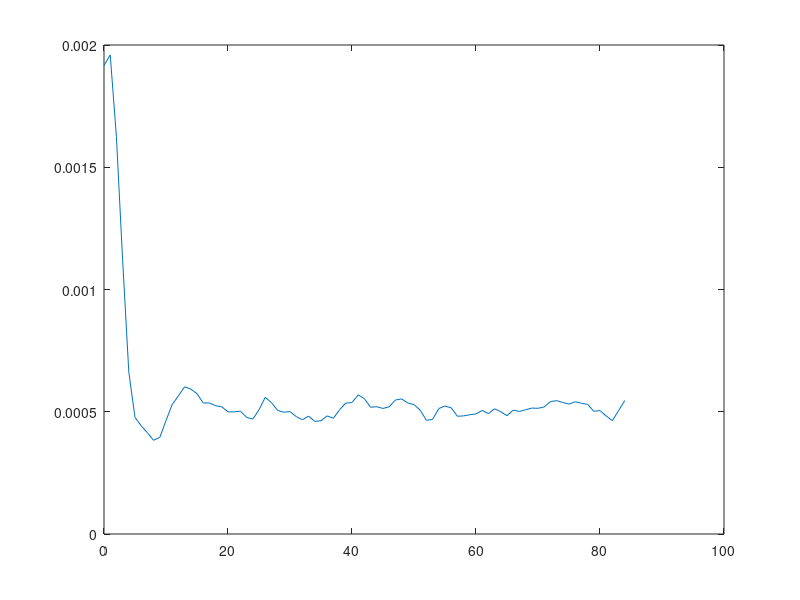
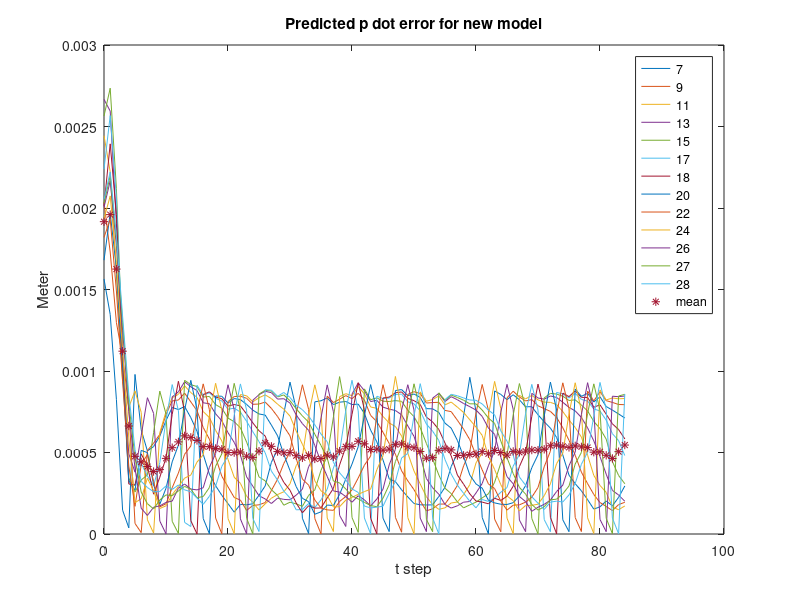
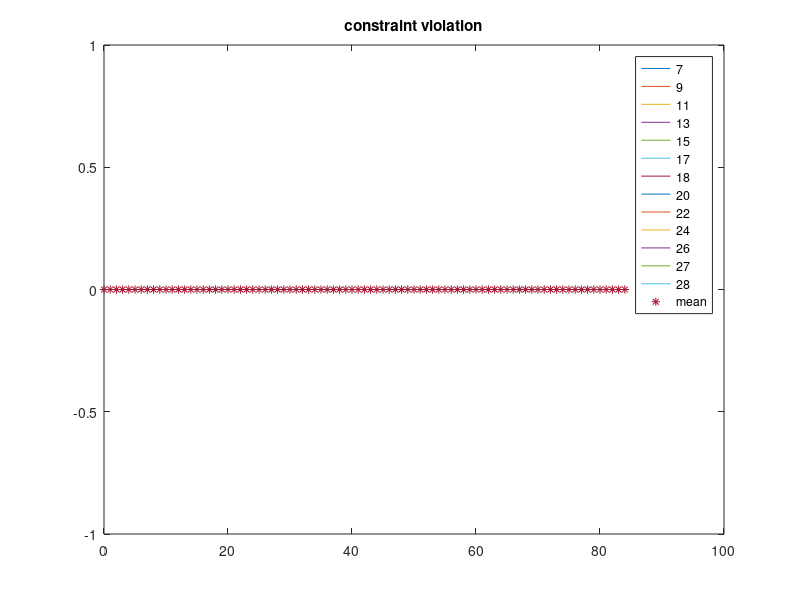

Write MATLAB code to recreate these figures, in order.
%close all

[error_1, error_2, error_3, error_4, error_5, error_6, error_7, error_8,...
    error_9, error_10, error_11, error_12, error_13, error_14, error_15,...
    error_16, error_17, error_18, error_19, error_20, error_21, error_22,...
    error_23, error_24, error_25, error_26, error_27, error_28]...
    = textread('Along/error_realtime.txt',...
    '%n %n %n %n %n  %n %n %n %n %n  %n %n %n %n %n  %n %n %n %n %n  %n %n %n %n %n  %n %n %n ',...
    'headerlines',1);

[constraint_1, constraint_2, constraint_3, constraint_4, constraint_5,...
    constraint_6, constraint_7, constraint_8, constraint_9, constraint_10,...
    constraint_11, constraint_12, constraint_13, constraint_14, constraint_15,...
    constraint_16, constraint_17, constraint_18, constraint_19, constraint_20,...
    constraint_21, constraint_22, constraint_23, constraint_24, constraint_25,...
    constraint_26, constraint_27, constraint_28]...
    = textread('Along/constraint_violation.txt',...
    '%n %n %n %n %n  %n %n %n %n %n  %n %n %n %n %n  %n %n %n %n %n  %n %n %n %n %n  %n %n %n ',...
    'headerlines',1);

mean_error = [error_2, error_3, error_4, error_5, error_6, error_7, error_8,...
    error_9, error_10, error_11, error_12, error_13, error_14, error_15,...
    error_16, error_17, error_18, error_19, error_20, error_21, error_22,...
    error_23, error_24, error_25, error_26, error_27, error_28];
mean_error = mean(mean_error,2);

constraint = [constraint_1, constraint_2, constraint_3, constraint_4, constraint_5,...
    constraint_6, constraint_7, constraint_8, constraint_9, constraint_10,...
    constraint_11, constraint_12, constraint_13, constraint_14, constraint_15,...
    constraint_16, constraint_17, constraint_18, constraint_19, constraint_20,...
    constraint_21, constraint_22, constraint_23, constraint_24, constraint_25,...
    constraint_26, constraint_27, constraint_28];
constraint = mean(constraint,2);

begin = 90;
t = linspace(0,length(error_1)-1,length(error_1));

ind = find(error_2);
ind = ind(begin:end);

t = t(ind);
t = t-ones(size(t))*t(1);

mean_error = mean(mean_error,2);
figure
plot(t,mean_error(ind))


figure
plot(t,error_7(ind), t,error_9(ind), t,error_11(ind),...
    t,error_13(ind), t, error_15(ind), t,error_17(ind),...
    t,error_18(ind), t,error_20(ind), t,error_22(ind),...
    t,error_24(ind), t, error_26(ind), t,error_27(ind),...
    t,error_28(ind), t,mean_error(ind),'*')
legend('7', '9', '11','13','15','17','18','20','22',...
    '24', '26', '27', '28','mean')
title('Predicted p dot error for new model')
xlabel('t step')
ylabel('Meter')

figure

plot(t,constraint_7(ind), t,constraint_9(ind), t,constraint_11(ind),...
    t, constraint_13(ind), t,constraint_15(ind),t,constraint_17(ind),...
    t, constraint_18(ind), t,constraint_20(ind), t,constraint_22(ind),...
    t,constraint_24(ind), t,constraint_26(ind), t,constraint_27(ind),... 
    t, constraint_28(ind), t,constraint(ind), '*')
legend('7', '9', '11','13','15','17','18','20','22',...
    '24', '26', '27', '28','mean')
title('constraint violation')

